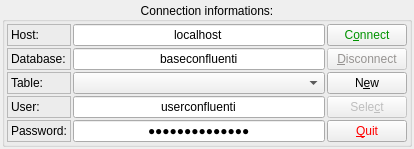
      <widget class="QWidget" name="sub_control">
       <property name="windowTitle">
        <string>Control</string>
       </property>
       <layout class="QVBoxLayout" name="lay_vertic_control">
        <property name="spacing">
         <number>2</number>
        </property>
        <property name="leftMargin">
         <number>2</number>
        </property>
        <property name="topMargin">
         <number>2</number>
        </property>
        <property name="rightMargin">
         <number>2</number>
        </property>
        <property name="bottomMargin">
         <number>2</number>
        </property>
        <item>
         <widget class="QGroupBox" name="groupBox">
          <property name="minimumSize">
           <size>
            <width>410</width>
            <height>140</height>
           </size>
          </property>
          <property name="title">
           <string>Connection informations:</string>
          </property>
          <property name="alignment">
           <set>Qt::AlignCenter</set>
          </property>
          <property name="flat">
           <bool>false</bool>
          </property>
          <property name="checkable">
           <bool>false</bool>
          </property>
          <layout class="QVBoxLayout" name="lay_vertic_control_group">
           <property name="spacing">
            <number>2</number>
           </property>
           <property name="leftMargin">
            <number>2</number>
           </property>
           <property name="topMargin">
            <number>2</number>
           </property>
           <property name="rightMargin">
            <number>2</number>
           </property>
           <property name="bottomMargin">
            <number>2</number>
           </property>
           <item>
            <layout class="QGridLayout" name="lay_connect">
             <property name="sizeConstraint">
              <enum>QLayout::SetDefaultConstraint</enum>
             </property>
             <property name="spacing">
              <number>2</number>
             </property>
             <item row="1" column="0">
              <widget class="QLabel" name="label_2">
               <property name="frameShape">
                <enum>QFrame::StyledPanel</enum>
               </property>
               <property name="frameShadow">
                <enum>QFrame::Sunken</enum>
               </property>
               <property name="text">
                <string>Database:</string>
               </property>
              </widget>
             </item>
             <item row="4" column="1">
              <widget class="QLineEdit" name="line_ctrl_pass">
               <property name="text">
                <string>passconfluenti</string>
               </property>
               <property name="echoMode">
                <enum>QLineEdit::Password</enum>
               </property>
               <property name="alignment">
                <set>Qt::AlignCenter</set>
               </property>
               <property name="clearButtonEnabled">
                <bool>false</bool>
               </property>
              </widget>
             </item>
             <item row="0" column="3">
              <widget class="QPushButton" name="b_ctrl_connect">
               <property name="palette">
                <palette>
                 <active>
                  <colorrole role="ButtonText">
                   <brush brushstyle="SolidPattern">
                    <color alpha="255">
                     <red>0</red>
                     <green>147</green>
                     <blue>0</blue>
                    </color>
                   </brush>
                  </colorrole>
                 </active>
                 <inactive>
                  <colorrole role="ButtonText">
                   <brush brushstyle="SolidPattern">
                    <color alpha="255">
                     <red>0</red>
                     <green>147</green>
                     <blue>0</blue>
                    </color>
                   </brush>
                  </colorrole>
                 </inactive>
                 <disabled>
                  <colorrole role="ButtonText">
                   <brush brushstyle="SolidPattern">
                    <color alpha="255">
                     <red>150</red>
                     <green>147</green>
                     <blue>145</blue>
                    </color>
                   </brush>
                  </colorrole>
                 </disabled>
                </palette>
               </property>
               <property name="text">
                <string>C&amp;onnect</string>
               </property>
              </widget>
             </item>
             <item row="0" column="0">
              <widget class="QLabel" name="label">
               <property name="frameShape">
                <enum>QFrame::StyledPanel</enum>
               </property>
               <property name="frameShadow">
                <enum>QFrame::Sunken</enum>
               </property>
               <property name="text">
                <string>Host:</string>
               </property>
              </widget>
             </item>
             <item row="0" column="1">
              <widget class="QLineEdit" name="line_ctrl_host_name">
               <property name="text">
                <string>localhost</string>
               </property>
               <property name="frame">
                <bool>true</bool>
               </property>
               <property name="alignment">
                <set>Qt::AlignCenter</set>
               </property>
              </widget>
             </item>
             <item row="1" column="3">
              <widget class="QPushButton" name="b_ctrl_disconnect">
               <property name="enabled">
                <bool>false</bool>
               </property>
               <property name="palette">
                <palette>
                 <active>
                  <colorrole role="ButtonText">
                   <brush brushstyle="SolidPattern">
                    <color alpha="255">
                     <red>39</red>
                     <green>79</green>
                     <blue>94</blue>
                    </color>
                   </brush>
                  </colorrole>
                 </active>
                 <inactive>
                  <colorrole role="ButtonText">
                   <brush brushstyle="SolidPattern">
                    <color alpha="255">
                     <red>39</red>
                     <green>79</green>
                     <blue>94</blue>
                    </color>
                   </brush>
                  </colorrole>
                 </inactive>
                 <disabled>
                  <colorrole role="ButtonText">
                   <brush brushstyle="SolidPattern">
                    <color alpha="255">
                     <red>150</red>
                     <green>147</green>
                     <blue>145</blue>
                    </color>
                   </brush>
                  </colorrole>
                 </disabled>
                </palette>
               </property>
               <property name="text">
                <string>&amp;Disconnect</string>
               </property>
              </widget>
             </item>
             <item row="3" column="0">
              <widget class="QLabel" name="label_3">
               <property name="frameShape">
                <enum>QFrame::StyledPanel</enum>
               </property>
               <property name="frameShadow">
                <enum>QFrame::Sunken</enum>
               </property>
               <property name="text">
                <string>User:</string>
               </property>
              </widget>
             </item>
             <item row="1" column="1">
              <widget class="QLineEdit" name="line_ctrl_db_name">
               <property name="text">
                <string>baseconfluenti</string>
               </property>
               <property name="alignment">
                <set>Qt::AlignCenter</set>
               </property>
              </widget>
             </item>
             <item row="3" column="1">
              <widget class="QLineEdit" name="line_ctrl_login">
               <property name="text">
                <string>userconfluenti</string>
               </property>
               <property name="alignment">
                <set>Qt::AlignCenter</set>
               </property>
              </widget>
             </item>
             <item row="4" column="0">
              <widget class="QLabel" name="label_4">
               <property name="frameShape">
                <enum>QFrame::StyledPanel</enum>
               </property>
               <property name="frameShadow">
                <enum>QFrame::Sunken</enum>
               </property>
               <property name="text">
                <string>Password:</string>
               </property>
              </widget>
             </item>
             <item row="2" column="1">
              <widget class="QComboBox" name="combo_ctrl_table_name">
               <property name="currentIndex">
                <number>-1</number>
               </property>
               <property name="sizeAdjustPolicy">
                <enum>QComboBox::AdjustToContents</enum>
               </property>
              </widget>
             </item>
             <item row="2" column="0">
              <widget class="QLabel" name="label_22">
               <property name="frameShape">
                <enum>QFrame::StyledPanel</enum>
               </property>
               <property name="frameShadow">
                <enum>QFrame::Sunken</enum>
               </property>
               <property name="text">
                <string>Table:</string>
               </property>
              </widget>
             </item>
             <item row="2" column="3">
              <widget class="QPushButton" name="b_ctrl_clear">
               <property name="text">
                <string>N&amp;ew</string>
               </property>
              </widget>
             </item>
             <item row="4" column="3">
              <widget class="QPushButton" name="b_ctrl_quit">
               <property name="palette">
                <palette>
                 <active>
                  <colorrole role="ButtonText">
                   <brush brushstyle="SolidPattern">
                    <color alpha="255">
                     <red>255</red>
                     <green>0</green>
                     <blue>0</blue>
                    </color>
                   </brush>
                  </colorrole>
                 </active>
                 <inactive>
                  <colorrole role="ButtonText">
                   <brush brushstyle="SolidPattern">
                    <color alpha="255">
                     <red>255</red>
                     <green>0</green>
                     <blue>0</blue>
                    </color>
                   </brush>
                  </colorrole>
                 </inactive>
                 <disabled>
                  <colorrole role="ButtonText">
                   <brush brushstyle="SolidPattern">
                    <color alpha="255">
                     <red>150</red>
                     <green>147</green>
                     <blue>145</blue>
                    </color>
                   </brush>
                  </colorrole>
                 </disabled>
                </palette>
               </property>
               <property name="text">
                <string>&amp;Quit</string>
               </property>
              </widget>
             </item>
             <item row="3" column="3">
              <widget class="QPushButton" name="b_ctrl_select">
               <property name="enabled">
                <bool>false</bool>
               </property>
               <property name="text">
                <string>Sele&amp;ct</string>
               </property>
              </widget>
             </item>
            </layout>
           </item>
          </layout>
         </widget>
        </item>
       </layout>
      </widget>
